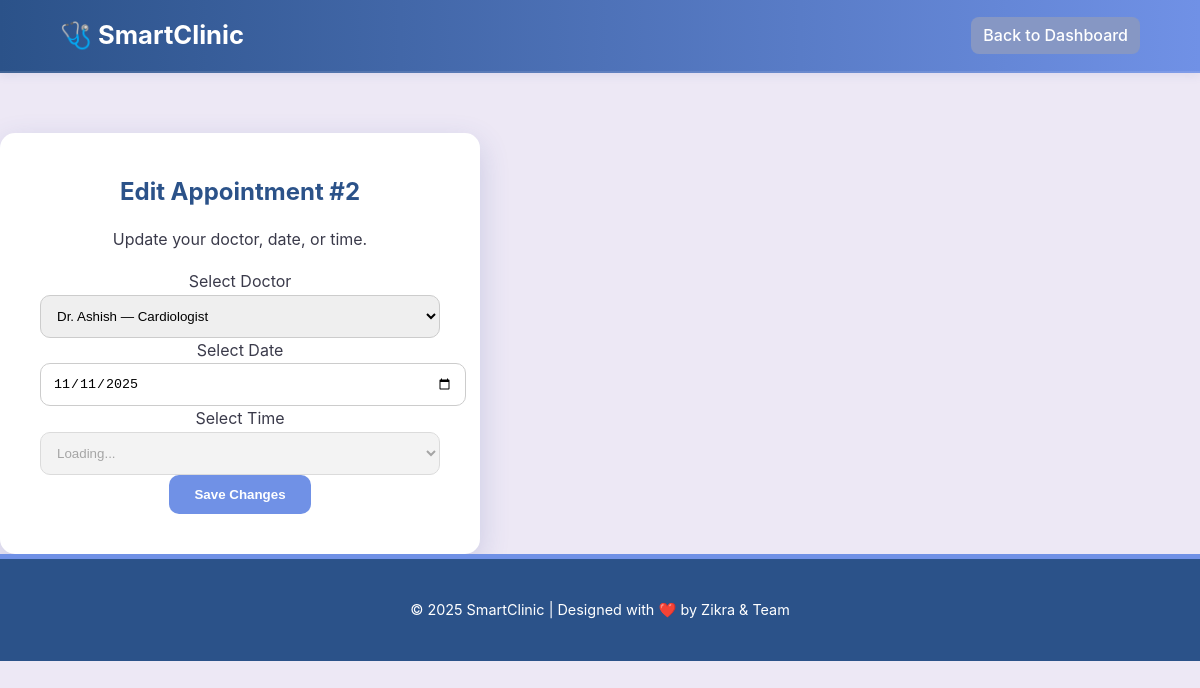
The app's page /edit/2 (signed in) with its own data.
### tables this page shows
CREATE TABLE appointments (
    id INTEGER PRIMARY KEY AUTOINCREMENT,
    patient_name TEXT NOT NULL,
    doctor_name TEXT NOT NULL,
    date TEXT NOT NULL,
    time TEXT NOT NULL,
    status TEXT DEFAULT 'pending',
    queue_number INTEGER
);

CREATE TABLE users (
    id INTEGER PRIMARY KEY AUTOINCREMENT,
    username TEXT UNIQUE NOT NULL,
    full_name TEXT NOT NULL,
    email TEXT,
    password TEXT NOT NULL,
    role TEXT CHECK(role IN ('patient','reception','admin','doctor')) NOT NULL,
    specialization TEXT
);

### app.py (the view, shortened to what this page needs)
@app.route('/edit/<int:appointment_id>', methods=['GET', 'POST'])
@login_required
def edit_appointment(appointment_id):
    conn = get_db_connection()
    appt = conn.execute('SELECT * FROM appointments WHERE id=?', (appointment_id,)).fetchone()
    if appt is None:
        conn.close()
        flash("Appointment not found.", "error")
        return redirect(url_for('patient_dashboard'))
    if appt['patient_name'] != session.get('full_name') and session.get('role') == 'patient':
        conn.close()
        flash("You can only edit your own appointments.", "error")
        return redirect(url_for('patient_dashboard'))
    doctors = conn.execute("SELECT full_name, specialization FROM users WHERE role='doctor' ORDER BY full_name").fetchall()
    all_times = [
        '09:00', '09:30', '10:00', '10:30', '11:00', '11:30',
        '14:00', '14:30', '15:00', '15:30', '16:00', '16:30'
    ]
    conn.close()
    return render_template('edit_appointment.html', appt=appt, doctors=doctors, all_times=all_times)

### app.py (called while the page is built)
def get_db_connection():
    conn = sqlite3.connect(DB)
    conn.row_factory = sqlite3.Row
    return conn

def login_required(f):
    @wraps(f)
    def decorated_function(*args, **kwargs):
        if 'user_id' not in session:
            flash("Please log in to access this page.", "error")
            return redirect(url_for('login', next=request.path))
        return f(*args, **kwargs)
    return decorated_function

### templates/edit_appointment.html (shortened to what this page needs)
<!DOCTYPE html>
<html lang="en">
<head>
    <link rel="stylesheet" href="{{ url_for('static', filename='css/style.css') }}">
</head>
<body>
    <header>
        <div class="navbar">
            <div class="logo">🩺 SmartClinic</div>
            <nav>
                <a href="{{ url_for('patient_dashboard') }}" class="btn-secondary">Back to Dashboard</a>
            </nav>
        </div>
    </header>
    <main class="form-container" style="margin-top: 60px;">
        <h2>Edit Appointment #{{ appt.id }}</h2>
        <p class="subtitle">Update your doctor, date, or time.</p>
        <form method="POST" id="editForm">
            <label for="doctor_name">Select Doctor</label>
            <select name="doctor_name" id="doctorDropdown" required>
                {% for doctor in doctors %}
                    <option value="{{ doctor['full_name'] }}"
                            {% if appt['doctor_name'] == doctor['full_name'] %}selected{% endif %}>
                        {{ doctor['full_name'] }} — {{ doctor['specialization'] }}
                    </option>
                {% endfor %}
            </select>
            <label for="date">Select Date</label>
            <input type="date" id="dateInput" name="date" value="{{ appt['date'] }}" min="{{ today_date }}" required>
            <label for="time">Select Time</label>
            <select name="time" id="timeDropdown" required>
                <option value="{{ appt['time'] }}" selected>{{ appt['time'] }} (Current)</option>
            </select>
            <button type="submit" class="btn large">Save Changes</button>
        </form>
    </main>
    <footer>
        <p>© 2025 SmartClinic | Designed with ❤️ by Zikra & Team</p>
    </footer>
</body>
</html>

### static/css/style.css (style rules this page uses)
:root { --color-navy: #2b5289; --color-teal: #7091E6; --color-aqua: #8697C4; --color-accent-light: #ADBBDA; --color-background: #EDE8F5; --color-text-dark: #1D1D2A; --color-text-light: #3A3A4A; --color-shadow: rgba(61, 82, 160, 0.1); --color-success: #3CB878; --color-error: #E74C3C; --font-family-base: 'Inter', sans-serif; }
body { margin: 0; font-family: var(--font-family-base); background: var(--color-background); color: var(--color-text-light); line-height: 1.6; }
h1, h2, h3 { color: var(--color-text-dark); margin-top: 0; }
.navbar { display: flex; justify-content: space-between; align-items: center; background: linear-gradient(90deg, var(--color-navy), var(--color-teal)); padding: 15px 5%; box-shadow: 0 2px 10px var(--color-shadow); border-bottom: 2px solid rgba(255, 255, 255, 0.1); }
.navbar .logo { font-weight: 700; font-size: 1.6em; color: #fff; text-decoration: none; }
.navbar nav { display: flex; align-items: center; }
.navbar nav a { color: #fff; margin-left: 20px; text-decoration: none; font-weight: 500; padding: 6px 12px; border-radius: 8px; transition: background-color 0.3s, transform 0.2s; }
.btn { background: var(--color-teal); color: #fff !important; padding: 12px 25px; border-radius: 10px; font-weight: 600; border: none; cursor: pointer; transition: all 0.3s ease; text-decoration: none; display: inline-block; }
.btn-secondary { background: var(--color-aqua); }
footer { text-align: center; background: var(--color-navy); color: white; padding: 25px; font-size: 0.9em; border-top: 5px solid var(--color-teal); }
input, select, textarea { width: 100%; padding: 12px; border: 1px solid #ccc; border-radius: 10px; transition: border-color 0.2s; }
.form-container { background: white; padding: 40px; border-radius: 15px; box-shadow: 0 10px 30px rgba(61, 82, 160, 0.2); max-width: 400px; width: 90%; text-align: center; }
.form-container h2 { color: var(--color-navy); margin-bottom: 10px; }

### records on screen
appointments: id "2", doctor_name "Dr. Ashish — Cardiologist", date "11/11/2025"
